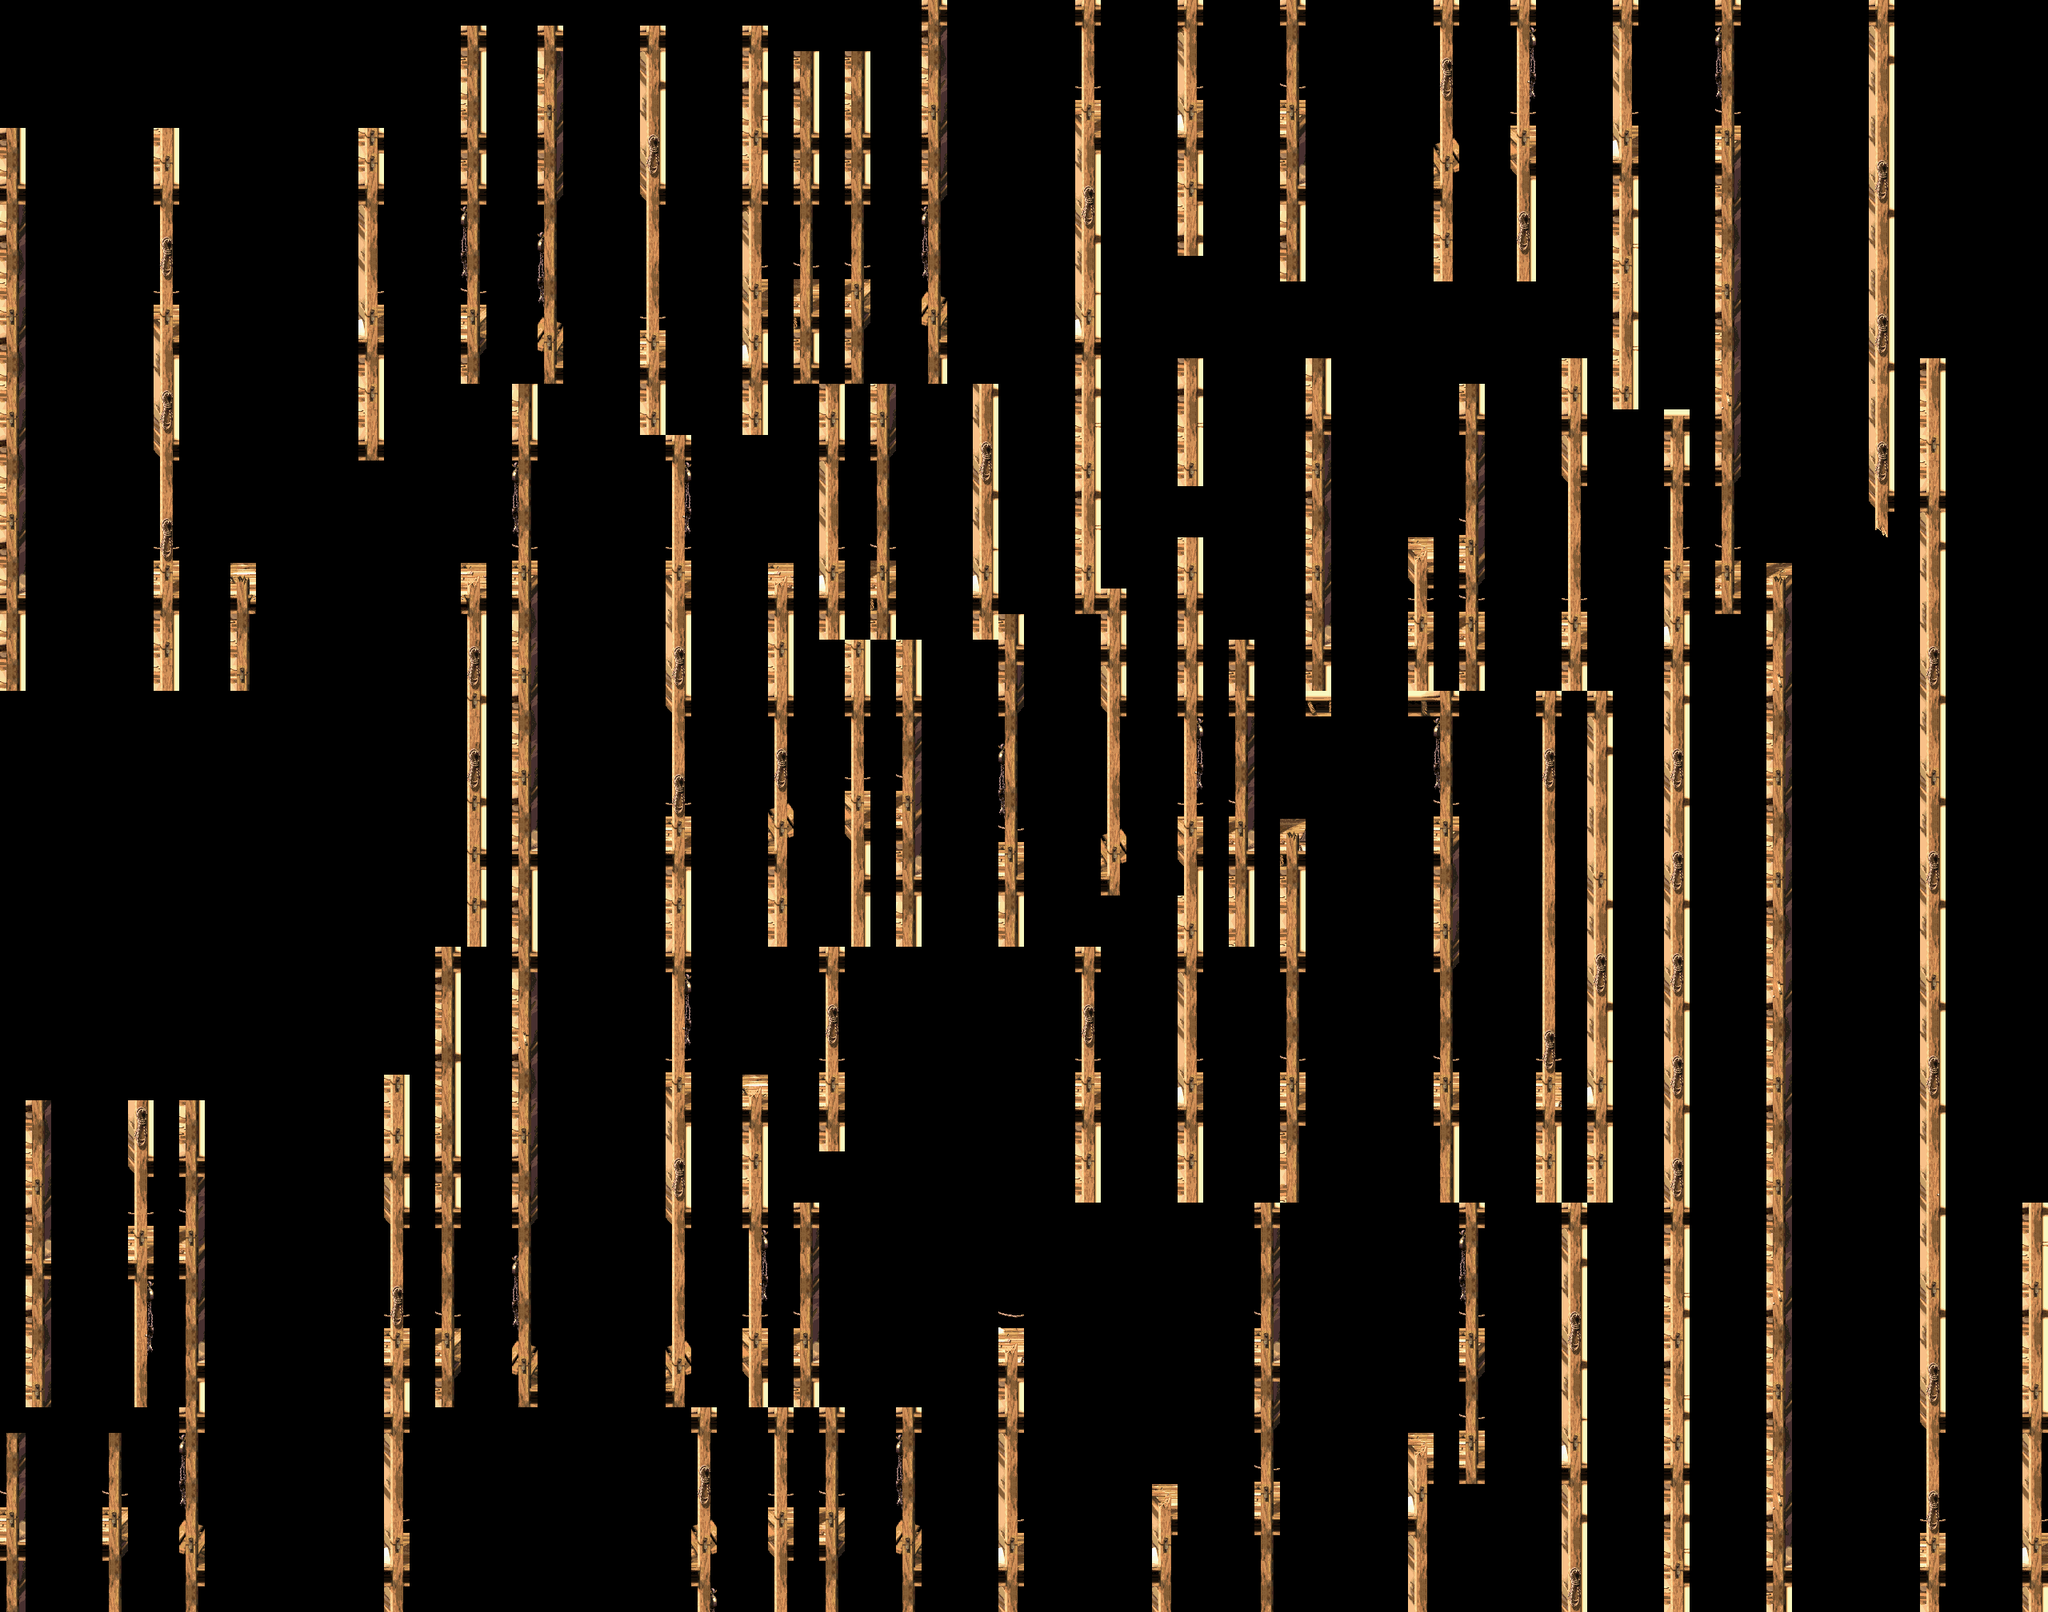

This game map was drawn from its Tiled (.tmx) file and the tilesets committed beside it. A one-line description and the trimmed map source follow:
An orthogonal 80x63 tile map with 32x32 px tiles, 1 tile layer (Front), 2 hidden layers not drawn.

<map version="1.10" tiledversion="1.10.2" orientation="orthogonal" renderorder="right-down" width="80" height="63" tilewidth="32" tileheight="32" infinite="0" nextlayerid="5" nextobjectid="1">
 <tileset firstgid="1" source="doorstop_dash.tsx" />
 <layer id="1" name="Backup Full lvl v1" width="80" height="63" visible="0" locked="1">
  <data>[5040 cells, 3572 non-empty, 416 distinct tile ids]</data>
 </layer>
 <layer id="3" name="Midle" width="80" height="63" visible="0" locked="1">
  <data>[5040 cells, 3572 non-empty, 416 distinct tile ids]</data>
 </layer>
 <layer id="4" name="Front" width="80" height="63">
  <data>[5040 cells, 1030 non-empty, 180 distinct tile ids]</data>
 </layer>
</map>